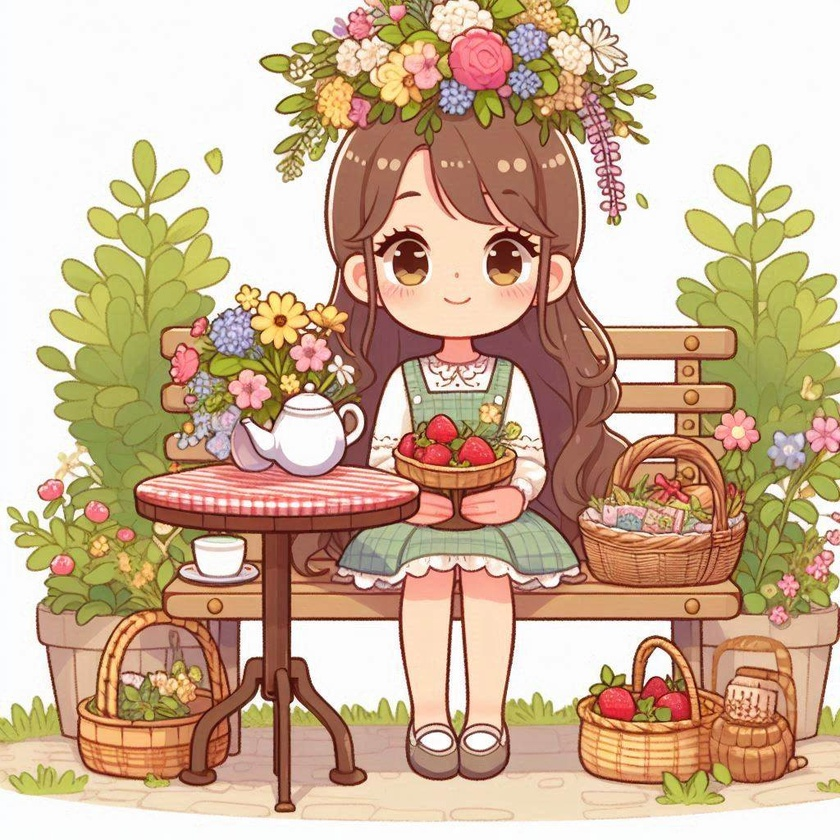
#> input picture images/83f62d89-5df0-4fde-a211-59d69a205525.jpg, 840 x 840 px, shrunk from 1024 x 1024 before the run
$ python app.py
#> lines starting #> are read from the running program, lines starting #| are printed output that depends on the picture
import cv2
import numpy as np
import matplotlib.pyplot as plt

# Function to preprocess the image
def load_image(image_path):
    image = cv2.imread(image_path)
#> image is the input picture: shape (840, 840, 3); mean B, G, R 150.5, 178, 205
    if image is None:
        print("Error: Unable to load the image. Check the file path.")
        exit()
    return cv2.cvtColor(image, cv2.COLOR_BGR2RGB)  # Convert to RGB format for Matplotlib

# Function to apply Gaussian Blur
def apply_gaussian_blur(image):
    return cv2.GaussianBlur(image, (15, 15), 0)

# Function to apply Edge Detection
def apply_edge_detection(image):
    return cv2.Canny(image, 100, 200)
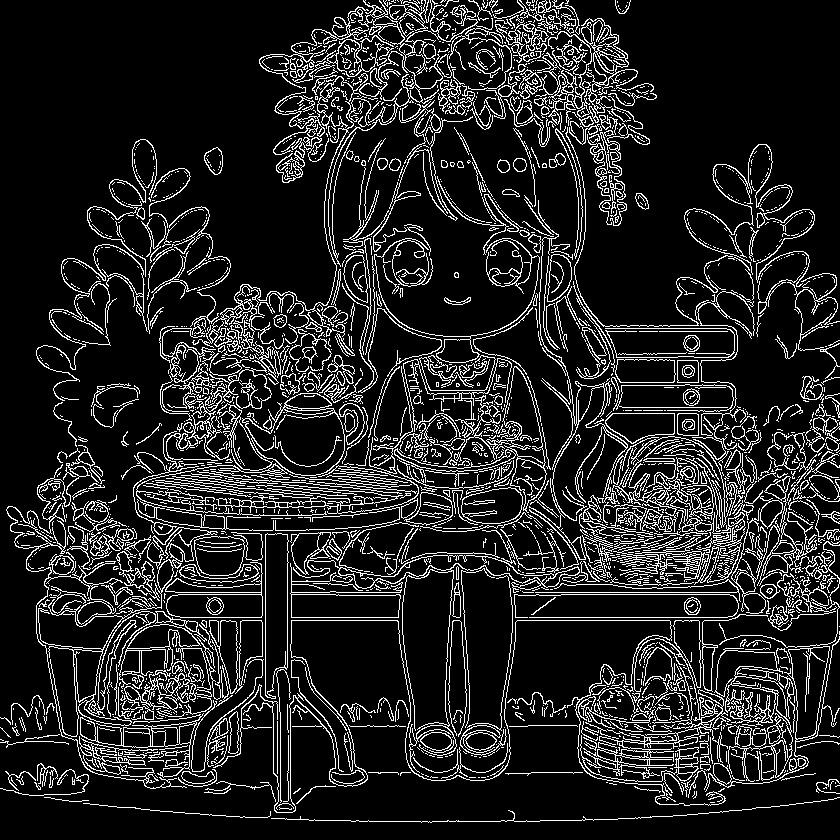
#> returned value: shape (840, 840); 13.4% white in thin lines or dots

# Function to convert to Grayscale
def apply_grayscale(image):
    return cv2.cvtColor(image, cv2.COLOR_RGB2GRAY)

# Function to adjust brightness
def adjust_brightness(image, alpha=1.2, beta=30):
#> called with alpha = 1.2, beta = 30
    return cv2.convertScaleAbs(image, alpha=alpha, beta=beta)
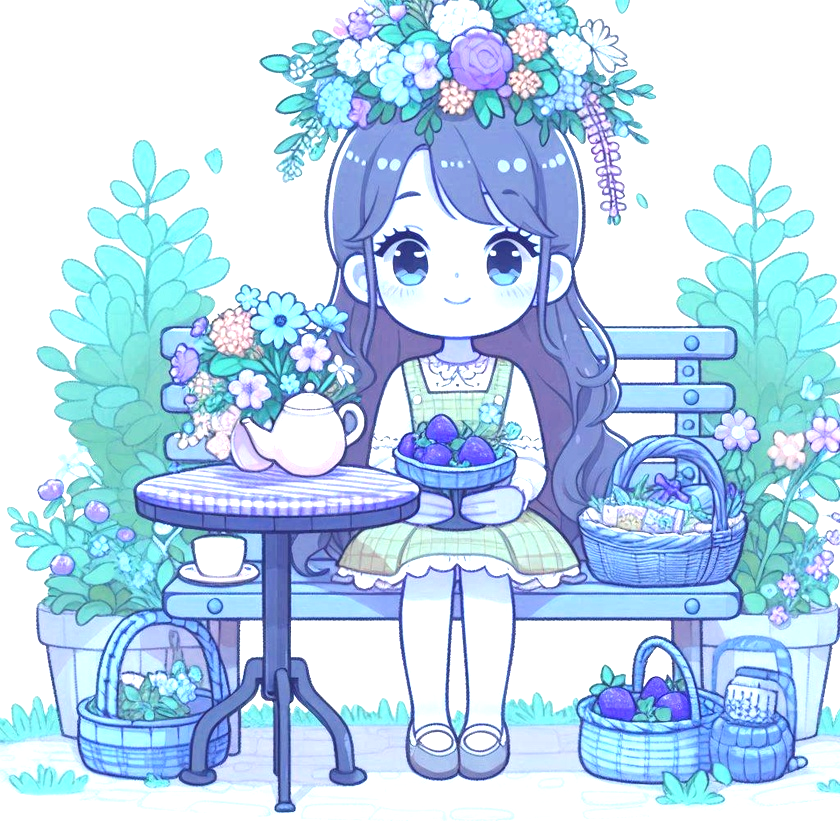
#> returned value: shape (840, 840, 3); mean of channels 0, 1, 2 236.9, 215.1, 186.3; drawn as B, G, R

# Function to apply Sepia Effect
def apply_sepia(image):
    sepia_filter = np.array([[0.272, 0.534, 0.131],
                             [0.349, 0.686, 0.168],
                             [0.393, 0.769, 0.189]])
    sepia_image = cv2.transform(image, sepia_filter)
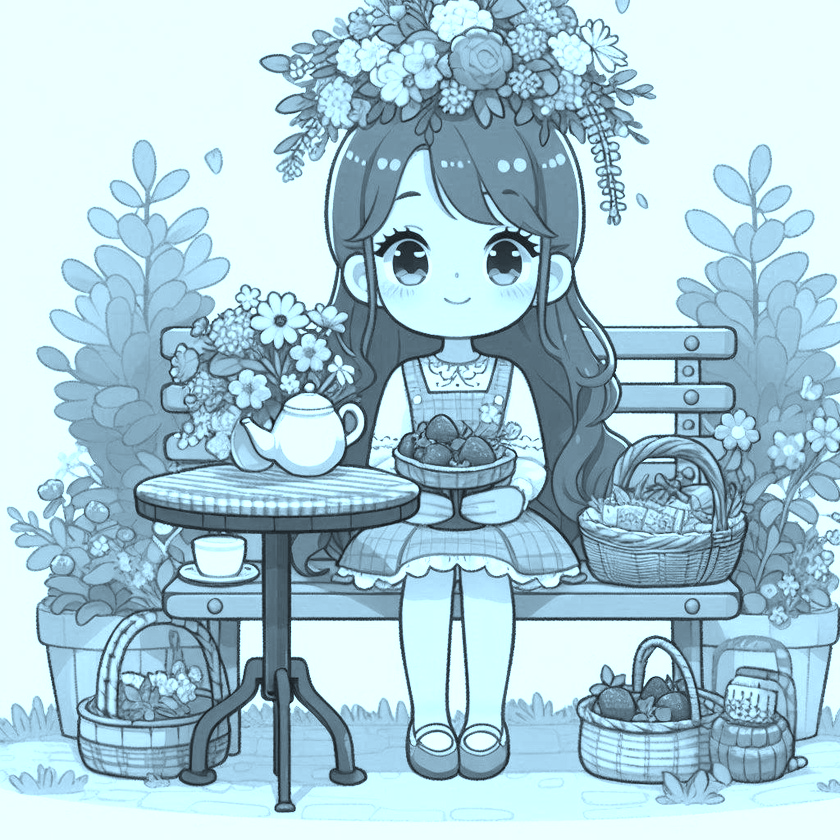
#> sepia_image: shape (840, 840, 3); mean R, G, B 170.6, 202.7, 214.1
    return np.clip(sepia_image, 0, 255).astype(np.uint8)

# Function to rotate the image
def rotate_image(image, angle=45):
#> called with angle = 90
    (h, w) = image.shape[:2]
#> h = 840; w = 840
    center = (w // 2, h // 2)
#> center = (420, 420)
    M = cv2.getRotationMatrix2D(center, angle, 1.0)
    return cv2.warpAffine(image, M, (w, h))
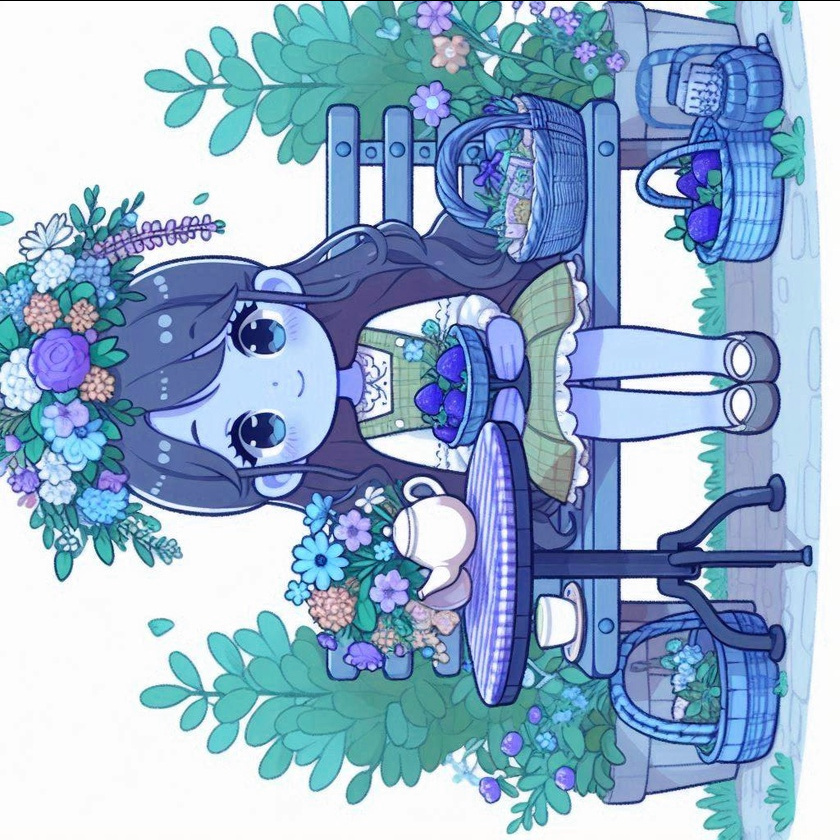
#> returned value: shape (840, 840, 3); mean of channels 0, 1, 2 204.7, 177.7, 150.3; drawn as B, G, R

# Function to draw a rectangle
def draw_rectangle(image):
    image_with_rectangle = image.copy()
    cv2.rectangle(image_with_rectangle, (50, 50), (200, 200), (255, 0, 0), 3)  # Blue rectangle
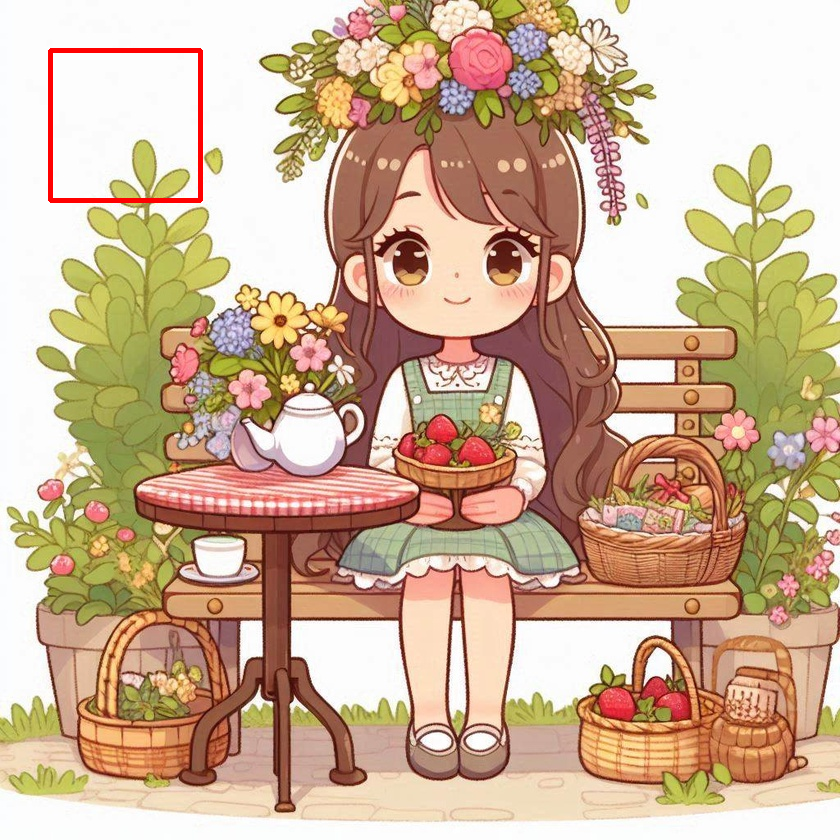
#> image_with_rectangle: shape (840, 840, 3); mean R, G, B 205, 177, 149.5
    return image_with_rectangle

# Function to add text to the image
def add_text(image, text="Hello, Tasnim!"):
#> called with text = 'AI Recognition System'
    image_with_text = image.copy()
    cv2.putText(image_with_text, text, (50, 50), cv2.FONT_HERSHEY_SIMPLEX, 1, (0, 255, 0), 2)  # Green text
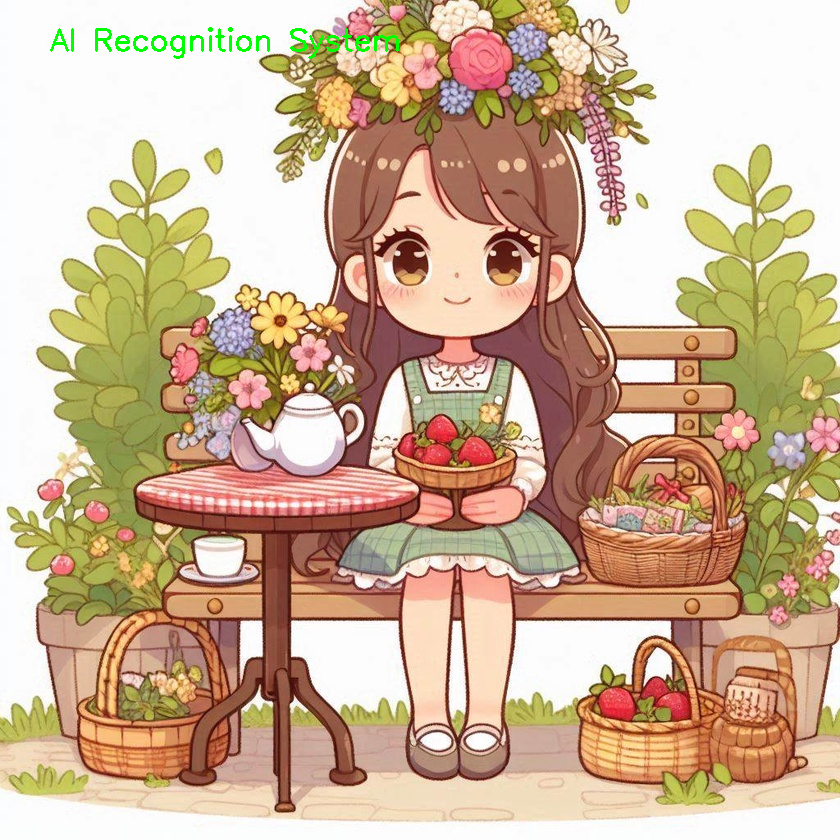
#> image_with_text: shape (840, 840, 3); mean R, G, B 204.2, 178.1, 149.8
    return image_with_text

# Display the image using Matplotlib
def display_image(image, title="Image", cmap=None):
    plt.imshow(image, cmap=cmap)
    plt.title(title)
    plt.axis("off")
    plt.show()

if __name__ == "__main__":
    # Load the image
    image_path = "./images/83f62d89-5df0-4fde-a211-59d69a205525.jpg"  # Change this to your image path
    original_image = load_image(image_path)

    # Display original image
    display_image(original_image, "Original Image")

    # Apply different effects
    blurred_image = apply_gaussian_blur(original_image)
    display_image(blurred_image, "Gaussian Blur")

    edge_image = apply_edge_detection(original_image)
    display_image(edge_image, "Edge Detection", cmap="gray")

    grayscale_image = apply_grayscale(original_image)
    display_image(grayscale_image, "Grayscale", cmap="gray")

    bright_image = adjust_brightness(original_image)
    display_image(bright_image, "Brightened Image")

    sepia_image = apply_sepia(original_image)
    display_image(sepia_image, "Sepia Effect")

    rotated_image = rotate_image(original_image, angle=90)
    display_image(rotated_image, "Rotated Image")

    rectangle_image = draw_rectangle(original_image)
    display_image(rectangle_image, "Rectangle on Image")

    text_image = add_text(original_image, text="AI Recognition System")
    display_image(text_image, "Text on Image")
